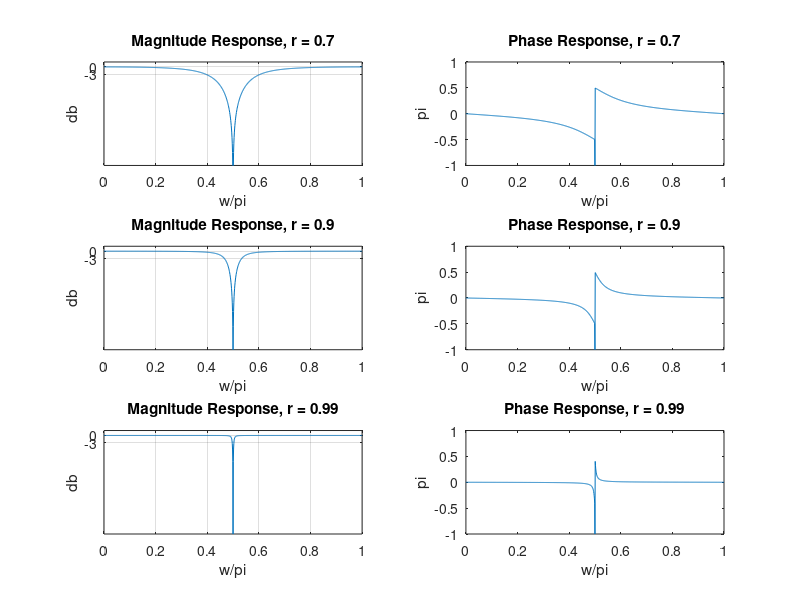

The MATLAB source for this figure:
% EE 442 HW 6 No1 
omega0 = pi/2;
z1 = exp(j*omega0);
z2 = conj(z1);
b = poly([z1,z2]);
p1 = 0.7*exp(j*omega0);
p2 = conj(p1);
a = poly([p1,p2]);
o = pi*linspace(0,1,1001);
H0 = freqz(b,a,o);
MagH0 = abs(H0);
PhaH0 = angle(H0);
dbH0 = 20*log10(MagH0/max(MagH0));
dbH0(501) = -40;
figure;
subplot(3,2,1);
plot(o/pi,dbH0);
xlabel('w/pi');
ylabel('db');
title('Magnitude Response, r = 0.7');
xlim([0 1]);
ylim([-40 2]);
set(gca,'Ytick',[-3,0]);
grid;
subplot(3,2,2);
plot(o/pi, PhaH0/pi);
xlim([0 1]);
ylim([-1 1]);
xlabel('w/pi');
ylabel('pi');
title('Phase Response, r = 0.7');
p3 = 0.9*exp(j*omega0);
p4 = conj(p3);
a1 = poly([p3,p4]);
H1 = freqz(b,a1,o);
MagH1 = abs(H1);
PhaH1 = angle(H1);
dbH1 = 20*log10(MagH1/max(MagH1));
dbH1(501) = -40;
subplot(3,2,3);
plot(o/pi,dbH1);
xlabel('w/pi');
ylabel('db');
title('Magnitude Response, r = 0.9');
xlim([0 1]);
ylim([-40 2]);
set(gca,'Ytick',[-3,0]);
grid;
subplot(3,2,4);
plot(o/pi, PhaH1/pi);
xlim([0 1]);
ylim([-1 1]);
xlabel('w/pi');
ylabel('pi');
title('Phase Response, r = 0.9');
p5 = 0.99*exp(j*omega0);
p6 = conj(p5);
a2 = poly([p5,p6]);
H2 = freqz(b,a2,o);
MagH2 = abs(H2);
PhaH2 = angle(H2);
dbH2 = 20*log10(MagH2/max(MagH2));
dbH2(501) = -40;
subplot(3,2,5);
plot(o/pi,dbH2);
xlabel('w/pi');
ylabel('db');
title('Magnitude Response, r = 0.99');
xlim([0 1]);
ylim([-40 2]);
set(gca,'Ytick',[-3,0]);
grid;
subplot(3,2,6);
plot(o/pi, PhaH2/pi);
xlim([0 1]);
ylim([-1 1]);
xlabel('w/pi');
ylabel('pi');
title('Phase Response, r = 0.99');

%part2
%r = 0.7;
val0 = find(dbH0 <-3);
minVal0 = min(val0);
maxVal0 = max(val0);
computed0 = (maxVal0 - minVal0)*(pi/1000)

%r = 0.9;
val1 = find(dbH1 <-3);
minVal1 = min(val1);
maxVal1 = max(val1);
computed1 = (maxVal1 - minVal1)*(pi/1000)

%r = 0.99;
val2 = find(dbH2 <-3);
minVal2 = min(val2);
maxVal2 = max(val2);
computed2 = (maxVal2 - minVal2)*(pi/1000)




